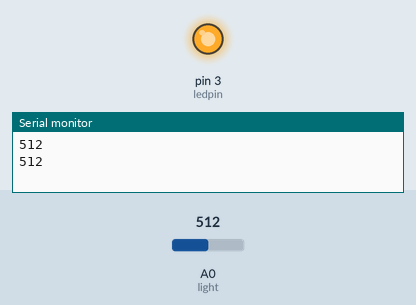
Simulated run of this sketch. Board: Arduino Uno, built with avr-gcc and run on an emulated ATmega328P. Parts: output pins drawn as LEDs (lit = HIGH), the last lines printed to the serial monitor. The inputs (shaded band) are chosen by the test bench; at power-on: A0 (light) = 512.

Above: at 1.8 s.
1.9 s: A0 (light) set to 263
3.4 s: A0 (light) set to 241
At 4.6 s:
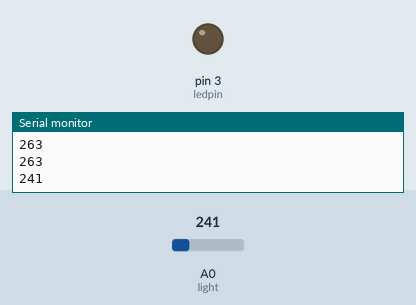
5.5 s: A0 (light) set to 260
At 7.2 s:
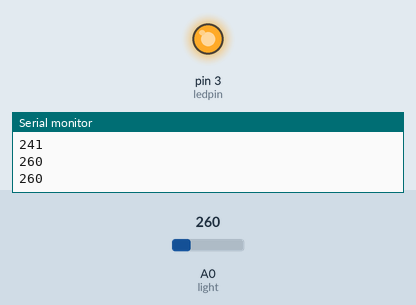
7.5 s: A0 (light) set to 240
At 8.9 s:
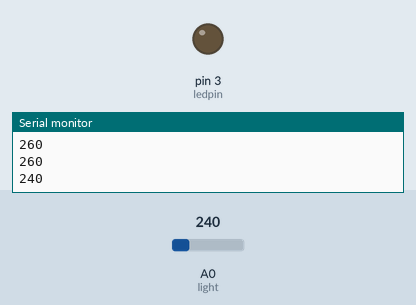
Timing chart, 0 to 10.5 s (numbered marks = the images above; inputs shaded):
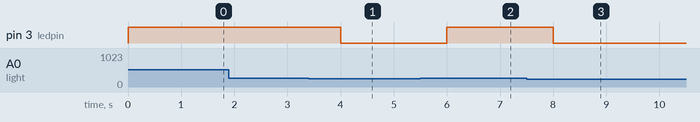

Measured:
- the behaviour switches between 251 and 250 on A0 (light) (found by bisection; images 0 and 1)
- after the input at 3.4 s, pin 3 (ledpin): HIGH → LOW after 0.60 s
- after the input at 5.5 s, pin 3 (ledpin): LOW → HIGH after 0.50 s
- after the input at 7.5 s, pin 3 (ledpin): HIGH → LOW after 0.50 s

The sketch:

3-B.ino
```cpp
int light = A0;
int ledpin = 3;

void setup() {
  pinMode(ledpin, OUTPUT);
  Serial.begin(9600);
}

void loop() {
  int reading = analogRead(light);
  //값을 받아들여 250 이상으로 어두워지면 불을 키고 아니면 끄기
    if(reading>250){
      digitalWrite(ledpin, HIGH);
    } else{
      digitalWrite(ledpin, LOW);
    }
  Serial.println(reading);
  delay(1000);
}

// CED 002, group 06, 2020-14247 강신의
// CED 002, group 06, 2023-14669 임태현
// CED 002, group 06, 2025-17066 김정환
```
